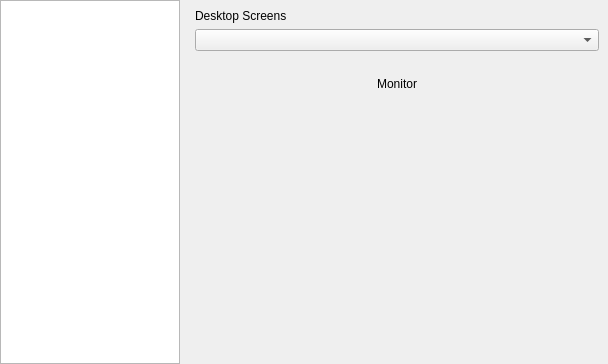
<?xml version="1.0" encoding="UTF-8"?>
<ui version="4.0">
 <class>SettingsDialog</class>
 <widget class="QDialog" name="SettingsDialog">
  <property name="geometry">
   <rect>
    <x>0</x>
    <y>0</y>
    <width>608</width>
    <height>364</height>
   </rect>
  </property>
  <property name="windowTitle">
   <string>Settings</string>
  </property>
  <layout class="QVBoxLayout" name="verticalLayout">
   <property name="leftMargin">
    <number>0</number>
   </property>
   <property name="topMargin">
    <number>0</number>
   </property>
   <property name="rightMargin">
    <number>0</number>
   </property>
   <property name="bottomMargin">
    <number>0</number>
   </property>
   <item>
    <layout class="QHBoxLayout" name="horizontalLayout">
     <property name="rightMargin">
      <number>0</number>
     </property>
     <item>
      <widget class="QListView" name="sidebarSettingMenu">
       <property name="sizePolicy">
        <sizepolicy hsizetype="Fixed" vsizetype="Expanding">
         <horstretch>0</horstretch>
         <verstretch>0</verstretch>
        </sizepolicy>
       </property>
       <property name="minimumSize">
        <size>
         <width>180</width>
         <height>0</height>
        </size>
       </property>
       <property name="maximumSize">
        <size>
         <width>150</width>
         <height>16777215</height>
        </size>
       </property>
       <property name="styleSheet">
        <string notr="true">QListView::item { 
	margin: 3px;
}</string>
       </property>
       <property name="editTriggers">
        <set>QAbstractItemView::NoEditTriggers</set>
       </property>
       <property name="iconSize">
        <size>
         <width>14</width>
         <height>14</height>
        </size>
       </property>
      </widget>
     </item>
     <item>
      <widget class="QStackedWidget" name="rightSidePage">
       <property name="styleSheet">
        <string notr="true"/>
       </property>
       <property name="currentIndex">
        <number>3</number>
       </property>
       <widget class="QWidget" name="generalPage">
        <layout class="QVBoxLayout" name="verticalLayout_2">
         <item>
          <widget class="QCheckBox" name="useDualMonitorCheckbox">
           <property name="text">
            <string>Use Dual Monitors</string>
           </property>
          </widget>
         </item>
         <item>
          <widget class="QCheckBox" name="checkBox_2">
           <property name="text">
            <string>Copy invite when the meeting starts</string>
           </property>
          </widget>
         </item>
         <item>
          <widget class="QCheckBox" name="checkBox_3">
           <property name="text">
            <string>Ask me Confirm, When leaving the meeting</string>
           </property>
          </widget>
         </item>
         <item>
          <spacer name="verticalSpacer">
           <property name="orientation">
            <enum>Qt::Vertical</enum>
           </property>
           <property name="sizeHint" stdset="0">
            <size>
             <width>20</width>
             <height>40</height>
            </size>
           </property>
          </spacer>
         </item>
        </layout>
       </widget>
       <widget class="QWidget" name="audioPage">
        <layout class="QVBoxLayout" name="verticalLayout_6">
         <item>
          <widget class="QLabel" name="label_4">
           <property name="text">
            <string>Speaker ( Output Device )</string>
           </property>
          </widget>
         </item>
         <item>
          <widget class="QComboBox" name="speakerComboBox"/>
         </item>
         <item>
          <widget class="QLabel" name="label_5">
           <property name="text">
            <string>Microphone ( Input Device)</string>
           </property>
          </widget>
         </item>
         <item>
          <widget class="QComboBox" name="microphoneComboBox"/>
         </item>
         <item>
          <spacer name="verticalSpacer_4">
           <property name="orientation">
            <enum>Qt::Vertical</enum>
           </property>
           <property name="sizeHint" stdset="0">
            <size>
             <width>20</width>
             <height>40</height>
            </size>
           </property>
          </spacer>
         </item>
        </layout>
       </widget>
       <widget class="QWidget" name="videoPage">
        <layout class="QVBoxLayout" name="verticalLayout_5">
         <property name="leftMargin">
          <number>12</number>
         </property>
         <property name="topMargin">
          <number>12</number>
         </property>
         <property name="rightMargin">
          <number>12</number>
         </property>
         <item>
          <widget class="QLabel" name="label_3">
           <property name="text">
            <string>Choose Webcam</string>
           </property>
          </widget>
         </item>
         <item>
          <widget class="QComboBox" name="webcamComboBox"/>
         </item>
         <item>
          <spacer name="verticalSpacer_3">
           <property name="orientation">
            <enum>Qt::Vertical</enum>
           </property>
           <property name="sizeHint" stdset="0">
            <size>
             <width>20</width>
             <height>40</height>
            </size>
           </property>
          </spacer>
         </item>
        </layout>
       </widget>
       <widget class="QWidget" name="screenPage">
        <layout class="QVBoxLayout" name="verticalLayout_7">
         <item>
          <widget class="QLabel" name="label_6">
           <property name="text">
            <string>Desktop Screens</string>
           </property>
          </widget>
         </item>
         <item>
          <widget class="QComboBox" name="desktopScreenComboBox"/>
         </item>
         <item>
          <layout class="QHBoxLayout" name="horizontalLayout_3">
           <item>
            <widget class="QLabel" name="monitorImage">
             <property name="sizePolicy">
              <sizepolicy hsizetype="Fixed" vsizetype="Fixed">
               <horstretch>0</horstretch>
               <verstretch>0</verstretch>
              </sizepolicy>
             </property>
             <property name="maximumSize">
              <size>
               <width>130</width>
               <height>110</height>
              </size>
             </property>
             <property name="text">
              <string/>
             </property>
             <property name="pixmap">
              <pixmap resource="../../qml.qrc">:/assets/icons/screen.png</pixmap>
             </property>
             <property name="scaledContents">
              <bool>true</bool>
             </property>
            </widget>
           </item>
          </layout>
         </item>
         <item>
          <widget class="QLabel" name="monitorInformation">
           <property name="text">
            <string>Monitor</string>
           </property>
           <property name="alignment">
            <set>Qt::AlignCenter</set>
           </property>
          </widget>
         </item>
         <item>
          <spacer name="verticalSpacer_5">
           <property name="orientation">
            <enum>Qt::Vertical</enum>
           </property>
           <property name="sizeHint" stdset="0">
            <size>
             <width>20</width>
             <height>40</height>
            </size>
           </property>
          </spacer>
         </item>
        </layout>
       </widget>
       <widget class="QWidget" name="chatPage">
        <layout class="QVBoxLayout" name="verticalLayout_9">
         <item>
          <widget class="QLabel" name="label_8">
           <property name="text">
            <string>Chat Settings</string>
           </property>
          </widget>
         </item>
         <item>
          <widget class="QCheckBox" name="checkBox">
           <property name="text">
            <string>Open Chat widget in new window</string>
           </property>
          </widget>
         </item>
         <item>
          <widget class="QCheckBox" name="checkBox_9">
           <property name="text">
            <string>Show desktop notification</string>
           </property>
          </widget>
         </item>
         <item>
          <widget class="QCheckBox" name="checkBox_10">
           <property name="text">
            <string>Open chat widget automatically when new message arrives</string>
           </property>
          </widget>
         </item>
         <item>
          <widget class="QCheckBox" name="checkBox_11">
           <property name="text">
            <string>Sync Message to Cloud</string>
           </property>
          </widget>
         </item>
         <item>
          <widget class="QLabel" name="label_9">
           <property name="font">
            <font>
             <pointsize>12</pointsize>
             <weight>75</weight>
             <bold>true</bold>
            </font>
           </property>
           <property name="text">
            <string>Blocked Users</string>
           </property>
          </widget>
         </item>
         <item>
          <layout class="QHBoxLayout" name="horizontalLayout_5">
           <item>
            <widget class="QListView" name="listView"/>
           </item>
           <item>
            <layout class="QVBoxLayout" name="verticalLayout_10">
             <item>
              <widget class="QPushButton" name="pushButton_2">
               <property name="text">
                <string>Unblock</string>
               </property>
              </widget>
             </item>
             <item>
              <spacer name="verticalSpacer_7">
               <property name="orientation">
                <enum>Qt::Vertical</enum>
               </property>
               <property name="sizeHint" stdset="0">
                <size>
                 <width>20</width>
                 <height>40</height>
                </size>
               </property>
              </spacer>
             </item>
            </layout>
           </item>
          </layout>
         </item>
         <item>
          <spacer name="verticalSpacer_8">
           <property name="orientation">
            <enum>Qt::Vertical</enum>
           </property>
           <property name="sizeHint" stdset="0">
            <size>
             <width>20</width>
             <height>40</height>
            </size>
           </property>
          </spacer>
         </item>
        </layout>
       </widget>
       <widget class="QWidget" name="recordingPage">
        <layout class="QVBoxLayout" name="verticalLayout_3">
         <item>
          <widget class="QLabel" name="label">
           <property name="font">
            <font>
             <pointsize>12</pointsize>
             <weight>75</weight>
             <bold>true</bold>
            </font>
           </property>
           <property name="text">
            <string>Local Recording</string>
           </property>
          </widget>
         </item>
         <item>
          <layout class="QHBoxLayout" name="horizontalLayout_2">
           <item>
            <widget class="QLabel" name="label_2">
             <property name="text">
              <string>Location</string>
             </property>
            </widget>
           </item>
           <item>
            <widget class="QLineEdit" name="recordingPath">
             <property name="enabled">
              <bool>false</bool>
             </property>
            </widget>
           </item>
           <item>
            <widget class="QPushButton" name="chooseRecordingFolder">
             <property name="text">
              <string>Change</string>
             </property>
            </widget>
           </item>
          </layout>
         </item>
         <item>
          <layout class="QVBoxLayout" name="verticalLayout_4">
           <property name="leftMargin">
            <number>60</number>
           </property>
           <item>
            <widget class="QCheckBox" name="checkBox_4">
             <property name="text">
              <string>Add timestamp to recording filename</string>
             </property>
            </widget>
           </item>
           <item>
            <widget class="QCheckBox" name="checkBox_5">
             <property name="text">
              <string>Compress video and audio</string>
             </property>
            </widget>
           </item>
           <item>
            <widget class="QCheckBox" name="checkBox_6">
             <property name="text">
              <string>Record Screen Sharing</string>
             </property>
            </widget>
           </item>
           <item>
            <widget class="QCheckBox" name="checkBox_7">
             <property name="text">
              <string>Upload to Cloud Providers</string>
             </property>
            </widget>
           </item>
           <item>
            <widget class="QCheckBox" name="checkBox_8">
             <property name="text">
              <string>Enable Shortcut to get Screenshot</string>
             </property>
            </widget>
           </item>
          </layout>
         </item>
         <item>
          <spacer name="verticalSpacer_2">
           <property name="orientation">
            <enum>Qt::Vertical</enum>
           </property>
           <property name="sizeHint" stdset="0">
            <size>
             <width>20</width>
             <height>40</height>
            </size>
           </property>
          </spacer>
         </item>
        </layout>
       </widget>
       <widget class="QWidget" name="keyboardPage"/>
       <widget class="QWidget" name="feedbackPage">
        <layout class="QVBoxLayout" name="verticalLayout_8">
         <property name="leftMargin">
          <number>12</number>
         </property>
         <property name="topMargin">
          <number>12</number>
         </property>
         <property name="rightMargin">
          <number>12</number>
         </property>
         <item>
          <widget class="QLabel" name="label_7">
           <property name="text">
            <string>Submit your Feedback</string>
           </property>
          </widget>
         </item>
         <item>
          <widget class="QTextEdit" name="feedbackText">
           <property name="sizePolicy">
            <sizepolicy hsizetype="Expanding" vsizetype="Fixed">
             <horstretch>0</horstretch>
             <verstretch>0</verstretch>
            </sizepolicy>
           </property>
           <property name="maximumSize">
            <size>
             <width>16777215</width>
             <height>130</height>
            </size>
           </property>
          </widget>
         </item>
         <item>
          <layout class="QHBoxLayout" name="horizontalLayout_4">
           <item>
            <spacer name="horizontalSpacer">
             <property name="orientation">
              <enum>Qt::Horizontal</enum>
             </property>
             <property name="sizeHint" stdset="0">
              <size>
               <width>40</width>
               <height>20</height>
              </size>
             </property>
            </spacer>
           </item>
           <item>
            <widget class="QPushButton" name="pushButton">
             <property name="text">
              <string>Submit </string>
             </property>
            </widget>
           </item>
          </layout>
         </item>
         <item>
          <spacer name="verticalSpacer_6">
           <property name="orientation">
            <enum>Qt::Vertical</enum>
           </property>
           <property name="sizeHint" stdset="0">
            <size>
             <width>20</width>
             <height>40</height>
            </size>
           </property>
          </spacer>
         </item>
        </layout>
       </widget>
       <widget class="QWidget" name="helpPage"/>
      </widget>
     </item>
    </layout>
   </item>
  </layout>
 </widget>
 <resources>
  <include location="../../qml.qrc"/>
 </resources>
 <connections/>
</ui>
